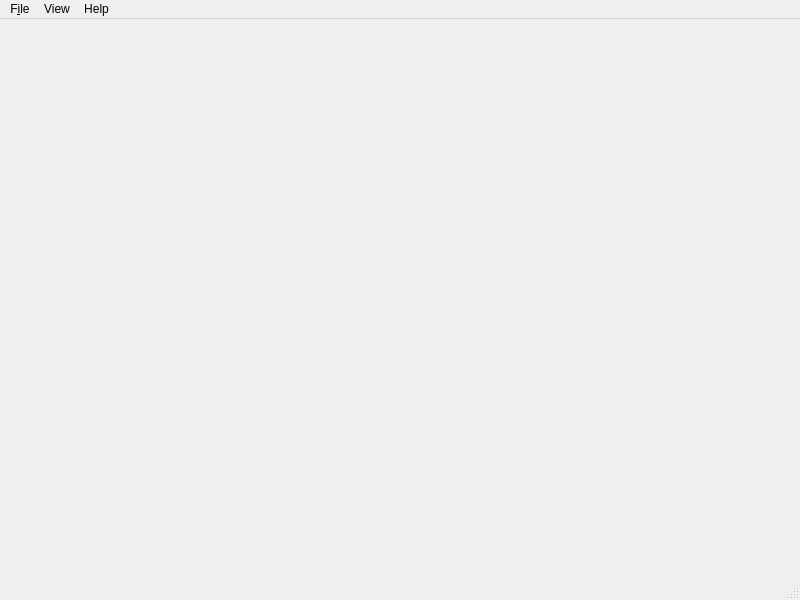
<?xml version="1.0" encoding="UTF-8"?>
<ui version="4.0">
 <class>MainWindow</class>
 <widget class="QMainWindow" name="MainWindow">
  <property name="geometry">
   <rect>
    <x>0</x>
    <y>0</y>
    <width>800</width>
    <height>600</height>
   </rect>
  </property>
  <property name="windowTitle">
   <string>Rasperi Rasterizer</string>
  </property>
  <widget class="QWidget" name="centralwidget"/>
  <widget class="QMenuBar" name="menubar">
   <property name="geometry">
    <rect>
     <x>0</x>
     <y>0</y>
     <width>800</width>
     <height>21</height>
    </rect>
   </property>
   <widget class="QMenu" name="menuFile">
    <property name="title">
     <string>F&amp;ile</string>
    </property>
    <addaction name="separator"/>
    <addaction name="actionViewPBRSphere"/>
    <addaction name="separator"/>
    <addaction name="actionImportModelsPhong"/>
    <addaction name="actionImportModelsPbr"/>
    <addaction name="separator"/>
    <addaction name="actionSaveImage"/>
    <addaction name="separator"/>
    <addaction name="actionExit"/>
   </widget>
   <widget class="QMenu" name="menuHelp">
    <property name="title">
     <string>Help</string>
    </property>
    <addaction name="actionAbout"/>
   </widget>
   <widget class="QMenu" name="menuView">
    <property name="title">
     <string>View</string>
    </property>
    <addaction name="actionOpenGLReference"/>
   </widget>
   <addaction name="menuFile"/>
   <addaction name="menuView"/>
   <addaction name="menuHelp"/>
  </widget>
  <widget class="QStatusBar" name="statusbar"/>
  <action name="actionExit">
   <property name="text">
    <string>Exit</string>
   </property>
   <property name="shortcut">
    <string>Esc</string>
   </property>
  </action>
  <action name="actionImportModelsPhong">
   <property name="text">
    <string>Import Phong Models...</string>
   </property>
   <property name="shortcut">
    <string>Ctrl+I</string>
   </property>
  </action>
  <action name="actionSaveImage">
   <property name="text">
    <string>Save Image...</string>
   </property>
   <property name="shortcut">
    <string>Ctrl+S</string>
   </property>
  </action>
  <action name="actionViewPBRSphere">
   <property name="text">
    <string>Load PBR Sphere Scene</string>
   </property>
   <property name="shortcut">
    <string>Ctrl+Y</string>
   </property>
  </action>
  <action name="actionImportModelsPbr">
   <property name="text">
    <string>Import PBR Models...</string>
   </property>
   <property name="shortcut">
    <string>Ctrl+U</string>
   </property>
  </action>
  <action name="actionAbout">
   <property name="text">
    <string>About...</string>
   </property>
  </action>
  <action name="actionOpenGLReference">
   <property name="checkable">
    <bool>true</bool>
   </property>
   <property name="text">
    <string>OpenGL Reference...</string>
   </property>
  </action>
 </widget>
 <resources/>
 <connections>
  <connection>
   <sender>actionExit</sender>
   <signal>triggered()</signal>
   <receiver>MainWindow</receiver>
   <slot>close()</slot>
   <hints>
    <hint type="sourcelabel">
     <x>-1</x>
     <y>-1</y>
    </hint>
    <hint type="destinationlabel">
     <x>399</x>
     <y>299</y>
    </hint>
   </hints>
  </connection>
 </connections>
</ui>
